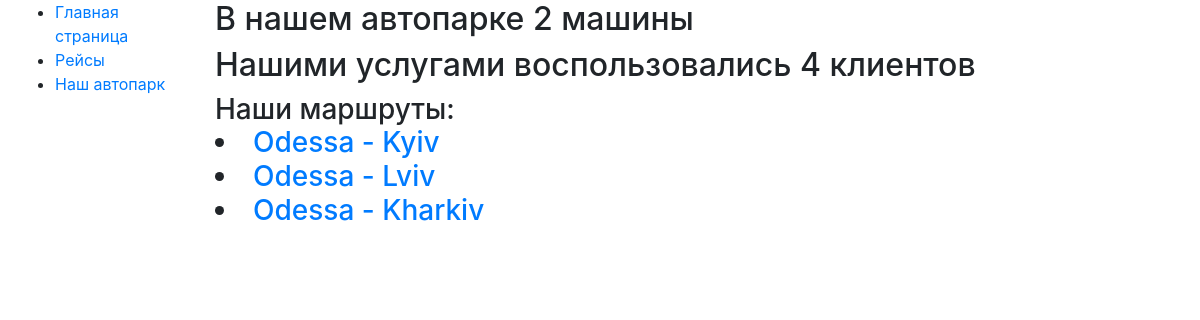
The page / on the database its author committed.
### app/models.py (models this page shows, shortened)
class Flight(models.Model):
    name = models.CharField(max_length=255)
    departure_time = models.DateTimeField()
    arrival_time = models.DateTimeField()
    cost = models.IntegerField()
    car = models.ForeignKey(Car, on_delete=models.CASCADE)

### app/views.py (the view)
# urls.py: path("", index, name="index"),
def index(request):
    car = Car.objects.count()
    client = Client.objects.count()
    flight = Flight.objects.all()
    context ={
        "car": car,
        "client": client,
        "flight": flight
    }
    return render(request, "app/index.html", context=context)

### templates/app/index.html
{% extends "base.html" %}
{% block content %}
<h2>В нашем автопарке {{ car }} машины</h2>
<h2>Нашими услугами воспользовались {{ client }} клиентов</h2>
<h3>
  Наши маршруты:
    {% for foo in flight %}
      <li><a href="{% url 'app:flight-detail' pk=foo.id %}">{{ foo.name }}</a></li>
    {% endfor %}
</h3>
{% endblock %}

### rows shown on the page
Flight: name "Odessa - Kyiv"
Flight: name "Odessa - Lviv"
Flight: name "Odessa - Kharkiv"

### other values the page prints
{{ car }} "2"
{{ client }} "4"
